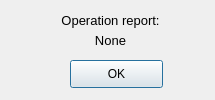
<?xml version="1.0" encoding="UTF-8"?>
<ui version="4.0">
 <class>Dialog</class>
 <widget class="QDialog" name="Dialog">
  <property name="geometry">
   <rect>
    <x>0</x>
    <y>0</y>
    <width>215</width>
    <height>100</height>
   </rect>
  </property>
  <property name="minimumSize">
   <size>
    <width>215</width>
    <height>100</height>
   </size>
  </property>
  <property name="windowTitle">
   <string>Report</string>
  </property>
  <widget class="QPushButton" name="btnOK">
   <property name="geometry">
    <rect>
     <x>70</x>
     <y>60</y>
     <width>93</width>
     <height>28</height>
    </rect>
   </property>
   <property name="text">
    <string>OK</string>
   </property>
  </widget>
  <widget class="QLabel" name="label">
   <property name="geometry">
    <rect>
     <x>10</x>
     <y>10</y>
     <width>201</width>
     <height>21</height>
    </rect>
   </property>
   <property name="font">
    <font>
     <pointsize>10</pointsize>
    </font>
   </property>
   <property name="lineWidth">
    <number>1</number>
   </property>
   <property name="text">
    <string>Operation report:</string>
   </property>
   <property name="alignment">
    <set>Qt::AlignCenter</set>
   </property>
  </widget>
  <widget class="QLabel" name="lblReport">
   <property name="geometry">
    <rect>
     <x>10</x>
     <y>30</y>
     <width>201</width>
     <height>20</height>
    </rect>
   </property>
   <property name="font">
    <font>
     <pointsize>10</pointsize>
    </font>
   </property>
   <property name="text">
    <string>None</string>
   </property>
   <property name="alignment">
    <set>Qt::AlignCenter</set>
   </property>
  </widget>
 </widget>
 <resources/>
 <connections/>
</ui>
